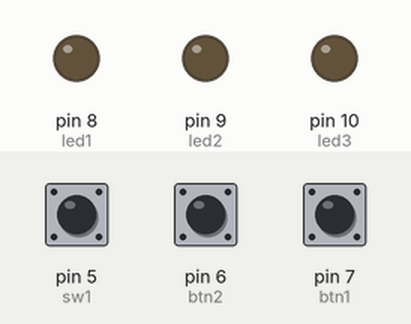
A sketch run on a simulated Arduino Uno, built with avr-gcc and run on an emulated ATmega328P. Parts: output pins drawn as LEDs (lit = HIGH). Dashed ring = blinking. The test bench sets the inputs (shaded band); at power-on: pin 6 (btn2) LOW, pin 7 (btn1) HIGH, pin 5 (sw1) HIGH.

Above: at 1.2 s.
1.3 s: pin 6 (btn2) pulled HIGH for 1 s
At 3.7 s:
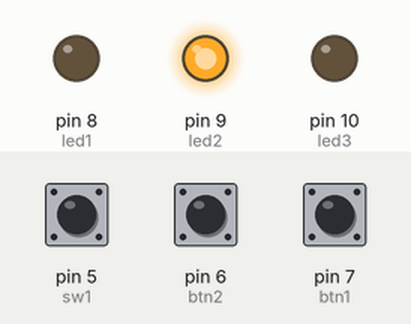
4.0 s: pin 7 (btn1) pulled LOW for 1 s
At 4.45 s:
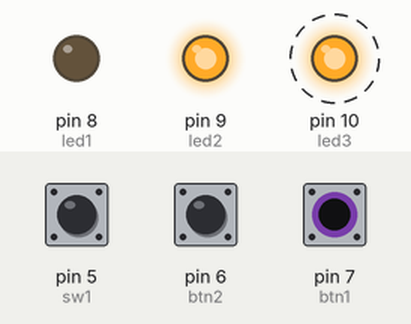
6.7 s: pin 5 (sw1) pulled LOW for 0.15 s
At 6.77 s:
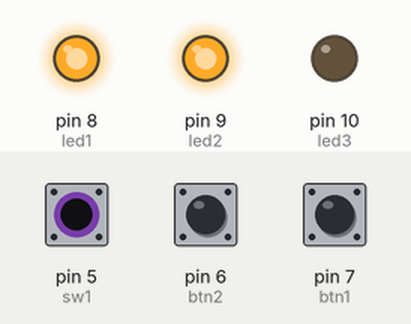
8.3 s: pin 5 (sw1) pulled LOW for 3.2 s
At 12.0 s:
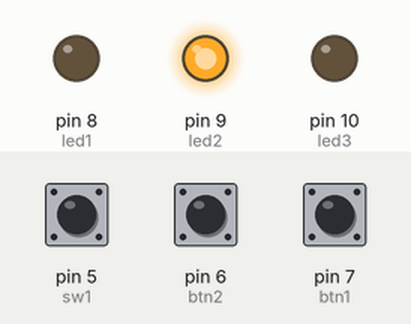
13.0 s: pin 6 (btn2) pulled HIGH for 0.15 s
At 14.5 s:
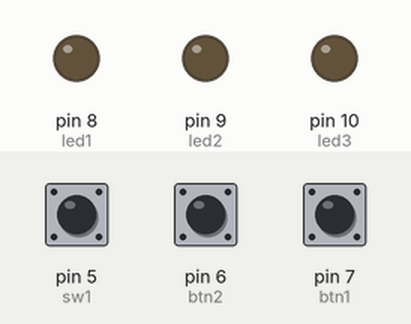
14.8 s: pin 7 (btn1) pulled LOW for 0.15 s
At 15.9 s:
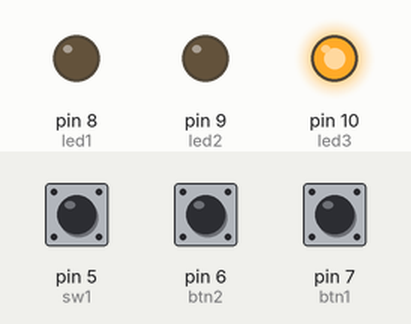
Timing chart, 0 to 17.6 s (numbered marks = the images above; inputs shaded):
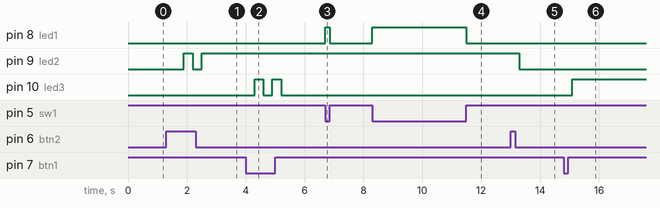

The sketch:

Guatemal_Katherine_SIMULACION_2.3_SE.ino
```cpp
/*
 * CAPÍTULO II: PUERTOS DIGITALES
 * CÓDIGO 2: Manejo de ciclos de progamación con puertos de entrada-salida.
 * OBJETIVO: encender y apagar leds en dependencia de botones y switches
 * NOMBRE:Katherine Guatemal
 *  No necesitan librerías
 * Funciones de programación:
 *           pinMode(pin,MODO)
 *           pinRead(pin)
 *           delay(ms)
 */
 //variables: númericas enteras (int), decimales (float), caracteres (chart)

const int led1 = 8;
const int led2 = 9;
const int led3 = 10;
const int btn1 = 7;
const int btn2 = 6;
const int sw1 = 5;
int i=0;


void setup() {
  pinMode(led1,OUTPUT); //declaro el pin 8 como salida
  pinMode(led2,OUTPUT); //declaro el pin 9 como salida
  pinMode(led3,OUTPUT); //declaro el pin 10 como salida
  pinMode(btn1,INPUT);  //declaro el pin 7 como entrada
  pinMode(btn2,INPUT);  //declaro el pin 6 como entrada
  pinMode(sw1,INPUT);   //declaro el pin 5 como entrada

  }

void loop() {
 // Ciclo if, el led1 se prende 9 veces
 if(digitalRead(sw1)==LOW){   //condición del ciclo if
    digitalWrite(led1,HIGH);  //Envia 5V al pin8
    }

    else{
      digitalWrite(led1,LOW);    //Envio 0V al pin8
    }
/*
 if(digitalRead(btn2)==HIGH){   //condición que active el btn1 en alto
    digitalWrite(led2,HIGH);     //Envia 5V al pin9
    }
    else{
      digitalWrite(led2,LOW);   //Envio 0V al pin9
    }
*/
 if(digitalRead(btn2)==HIGH){
     delay(300);               //delay anti-rebotes
     i=1-i;                    //Condición booleana
     if(i==0){
      digitalWrite(led2,HIGH);  //Envia 5V al pin9
      }
     else{
      digitalWrite(led2,LOW);
      }
    }
 if(digitalRead(btn1)==LOW){
      delay(300);                             //delay anti-rebotes
      digitalWrite(led3,!digitalRead(led3));  //Función Toggle
      }
}
```

Measured:
- after the input at 1.3 s, pin 9 (led2): LOW → HIGH after 0.60 s, → LOW 0.30 s later, → HIGH 0.30 s later
- after the input at 4.0 s, pin 10 (led3): alternates HIGH for 0.30 s and LOW for 0.30 s, 4 changes in all, then stays LOW, starting after 0.30 s
- after the input at 6.7 s, pin 8 (led1): LOW → HIGH at once, → LOW 0.15 s later
- after the input at 8.3 s, pin 8 (led1): LOW → HIGH at once, → LOW 3.2 s later
- after the input at 13.0 s, pin 9 (led2): HIGH → LOW after 0.30 s
- after the input at 14.8 s, pin 10 (led3): LOW → HIGH after 0.30 s
